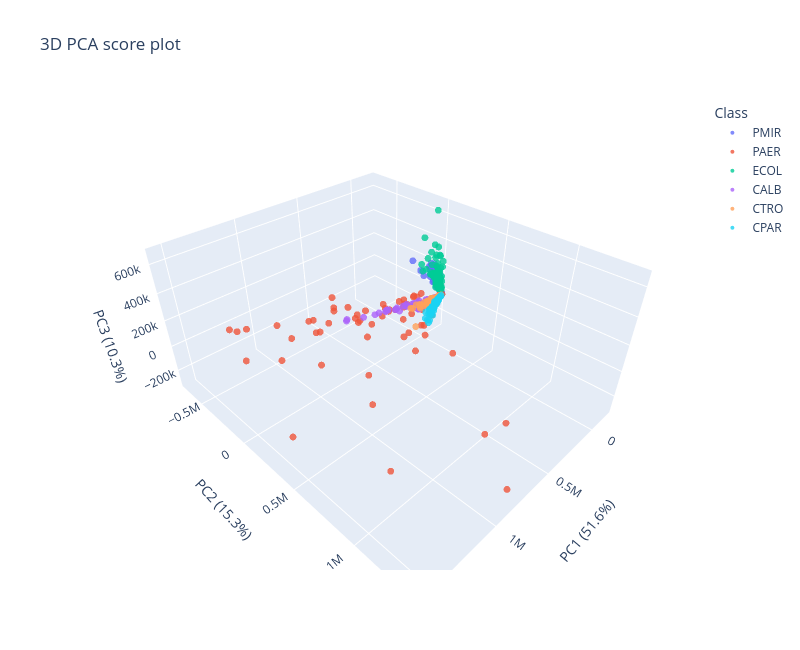

Notebook source saved alongside this figure:
### Markdown cell above
## Without any normalisation, we do not see any bacteria-relevant separation in the data, at least not in the frist 2 components. Let's try 3:

### Code cell
PCA_data = tmp_train.copy()

for i in range(5):
    PCA_data[f"PC{i+1}"] = X_2D[:, i]

fig = px.scatter_3d(
    PCA_data,
    x="PC1",
    y="PC2",
    z="PC3",
    color="Class",
    hover_data=["Class"],
    title="3D PCA score plot"
)

fig.update_traces(marker=dict(size=4, opacity=0.8))

fig.update_layout(
    width=800,
    height=650,
    scene=dict(
        xaxis_title=f"PC1 ({pca.explained_variance_ratio_[0]*100:.1f}%)",
        yaxis_title=f"PC2 ({pca.explained_variance_ratio_[1]*100:.1f}%)",
        zaxis_title=f"PC3 ({pca.explained_variance_ratio_[2]*100:.1f}%)"
    )
)

fig.show()
